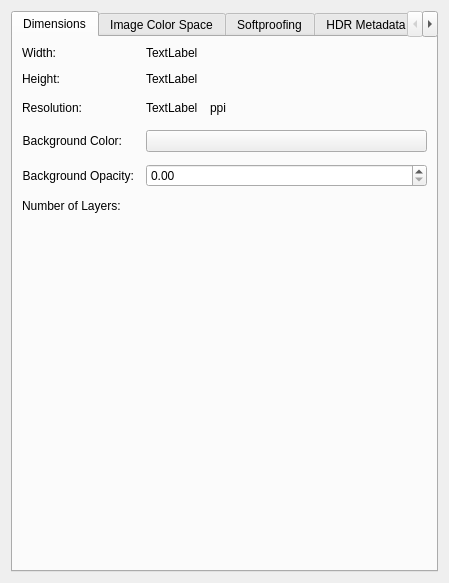
<?xml version="1.0" encoding="UTF-8"?>
<ui version="4.0">
 <author>
    SPDX-FileCopyrightText: none
    SPDX-License-Identifier: GPL-3.0-or-later
  </author>
 <class>WdgImageProperties</class>
 <widget class="QWidget" name="WdgImageProperties">
  <property name="geometry">
   <rect>
    <x>0</x>
    <y>0</y>
    <width>449</width>
    <height>583</height>
   </rect>
  </property>
  <property name="windowTitle">
   <string>New Image</string>
  </property>
  <layout class="QVBoxLayout" name="verticalLayout_3">
   <item>
    <widget class="QTabWidget" name="grpColorM">
     <property name="currentIndex">
      <number>0</number>
     </property>
     <widget class="QWidget" name="tab_2">
      <attribute name="title">
       <string>Dimensions</string>
      </attribute>
      <layout class="QVBoxLayout" name="verticalLayout_4">
       <item>
        <layout class="QFormLayout" name="formLayout">
         <property name="horizontalSpacing">
          <number>12</number>
         </property>
         <property name="verticalSpacing">
          <number>12</number>
         </property>
         <item row="0" column="0">
          <widget class="QLabel" name="lblWidth">
           <property name="sizePolicy">
            <sizepolicy hsizetype="Minimum" vsizetype="Preferred">
             <horstretch>0</horstretch>
             <verstretch>0</verstretch>
            </sizepolicy>
           </property>
           <property name="text">
            <string>Width:</string>
           </property>
           <property name="alignment">
            <set>Qt::AlignmentFlag::AlignRight|Qt::AlignmentFlag::AlignTrailing|Qt::AlignmentFlag::AlignVCenter</set>
           </property>
          </widget>
         </item>
         <item row="0" column="1">
          <widget class="QLabel" name="lblWidthValue">
           <property name="text">
            <string comment="KDE::DoNotExtract">TextLabel</string>
           </property>
          </widget>
         </item>
         <item row="1" column="0">
          <widget class="QLabel" name="lblHeight">
           <property name="sizePolicy">
            <sizepolicy hsizetype="Minimum" vsizetype="Preferred">
             <horstretch>0</horstretch>
             <verstretch>0</verstretch>
            </sizepolicy>
           </property>
           <property name="text">
            <string>Height:</string>
           </property>
           <property name="alignment">
            <set>Qt::AlignmentFlag::AlignRight|Qt::AlignmentFlag::AlignTrailing|Qt::AlignmentFlag::AlignVCenter</set>
           </property>
          </widget>
         </item>
         <item row="1" column="1">
          <widget class="QLabel" name="lblHeightValue">
           <property name="text">
            <string comment="KDE::DoNotExtract">TextLabel</string>
           </property>
          </widget>
         </item>
         <item row="2" column="0">
          <widget class="QLabel" name="lblResolution">
           <property name="sizePolicy">
            <sizepolicy hsizetype="Minimum" vsizetype="Preferred">
             <horstretch>0</horstretch>
             <verstretch>0</verstretch>
            </sizepolicy>
           </property>
           <property name="text">
            <string>Resolution:</string>
           </property>
           <property name="alignment">
            <set>Qt::AlignmentFlag::AlignRight|Qt::AlignmentFlag::AlignTrailing|Qt::AlignmentFlag::AlignVCenter</set>
           </property>
          </widget>
         </item>
         <item row="2" column="1">
          <layout class="QHBoxLayout" name="horizontalLayout">
           <item>
            <widget class="QLabel" name="lblResolutionValue">
             <property name="sizePolicy">
              <sizepolicy hsizetype="Minimum" vsizetype="Preferred">
               <horstretch>0</horstretch>
               <verstretch>0</verstretch>
              </sizepolicy>
             </property>
             <property name="text">
              <string comment="KDE::DoNotExtract">TextLabel</string>
             </property>
            </widget>
           </item>
           <item>
            <widget class="QLabel" name="label">
             <property name="toolTip">
              <string>pixels-per-inch</string>
             </property>
             <property name="text">
              <string>ppi</string>
             </property>
            </widget>
           </item>
           <item>
            <spacer name="horizontalSpacer">
             <property name="orientation">
              <enum>Qt::Orientation::Horizontal</enum>
             </property>
             <property name="sizeHint" stdset="0">
              <size>
               <width>40</width>
               <height>20</height>
              </size>
             </property>
            </spacer>
           </item>
          </layout>
         </item>
         <item row="3" column="0">
          <widget class="QLabel" name="lblBgColor">
           <property name="sizePolicy">
            <sizepolicy hsizetype="Minimum" vsizetype="Preferred">
             <horstretch>0</horstretch>
             <verstretch>0</verstretch>
            </sizepolicy>
           </property>
           <property name="text">
            <string comment="The background color of the image's projection">Background Color:</string>
           </property>
           <property name="alignment">
            <set>Qt::AlignmentFlag::AlignRight|Qt::AlignmentFlag::AlignTrailing|Qt::AlignmentFlag::AlignVCenter</set>
           </property>
          </widget>
         </item>
         <item row="3" column="1">
          <widget class="KisColorButton" name="bnBackgroundColor">
           <property name="text">
            <string/>
           </property>
          </widget>
         </item>
         <item row="4" column="1">
          <widget class="KisDoubleSliderSpinBox" name="sldBackgroundColor">
           <property name="sizePolicy">
            <sizepolicy hsizetype="Expanding" vsizetype="Preferred">
             <horstretch>0</horstretch>
             <verstretch>0</verstretch>
            </sizepolicy>
           </property>
           <property name="minimumSize">
            <size>
             <width>0</width>
             <height>20</height>
            </size>
           </property>
          </widget>
         </item>
         <item row="4" column="0">
          <widget class="QLabel" name="label_4">
           <property name="sizePolicy">
            <sizepolicy hsizetype="Minimum" vsizetype="Preferred">
             <horstretch>0</horstretch>
             <verstretch>0</verstretch>
            </sizepolicy>
           </property>
           <property name="text">
            <string>Background Opacity:</string>
           </property>
           <property name="alignment">
            <set>Qt::AlignmentFlag::AlignRight|Qt::AlignmentFlag::AlignTrailing|Qt::AlignmentFlag::AlignVCenter</set>
           </property>
          </widget>
         </item>
         <item row="5" column="0">
          <widget class="QLabel" name="label_2">
           <property name="text">
            <string>Number of Layers:</string>
           </property>
          </widget>
         </item>
         <item row="5" column="1">
          <widget class="QLabel" name="lblLayerCount">
           <property name="text">
            <string/>
           </property>
          </widget>
         </item>
        </layout>
       </item>
      </layout>
     </widget>
     <widget class="QWidget" name="grpMode">
      <attribute name="title">
       <string>Image Color Space</string>
      </attribute>
      <layout class="QVBoxLayout" name="verticalLayout" stretch="0,0,0,0,1">
       <item>
        <widget class="KisColorSpaceSelector" name="colorSpaceSelector" native="true"/>
       </item>
       <item>
        <widget class="QCheckBox" name="chkConvertLayers">
         <property name="text">
          <string>Convert color space of image layers</string>
         </property>
        </widget>
       </item>
       <item>
        <spacer name="verticalSpacer_3">
         <property name="orientation">
          <enum>Qt::Orientation::Vertical</enum>
         </property>
         <property name="sizeType">
          <enum>QSizePolicy::Policy::MinimumExpanding</enum>
         </property>
         <property name="sizeHint" stdset="0">
          <size>
           <width>20</width>
           <height>10</height>
          </size>
         </property>
        </spacer>
       </item>
       <item>
        <widget class="KisWarningWidget" name="wdgWarningNotice" native="true">
         <property name="sizePolicy">
          <sizepolicy hsizetype="Expanding" vsizetype="MinimumExpanding">
           <horstretch>0</horstretch>
           <verstretch>0</verstretch>
          </sizepolicy>
         </property>
        </widget>
       </item>
       <item>
        <spacer name="verticalSpacer_2">
         <property name="orientation">
          <enum>Qt::Orientation::Vertical</enum>
         </property>
         <property name="sizeHint" stdset="0">
          <size>
           <width>20</width>
           <height>20</height>
          </size>
         </property>
        </spacer>
       </item>
      </layout>
     </widget>
     <widget class="QWidget" name="grpSoftProof">
      <attribute name="title">
       <string>Softproofing</string>
      </attribute>
      <layout class="QVBoxLayout" name="verticalLayout_5">
       <item>
        <widget class="QCheckBox" name="chkSaveProofing">
         <property name="text">
          <string>Store Softproofing configuration in the image</string>
         </property>
        </widget>
       </item>
       <item>
        <widget class="KisProofingOptionsWidget" name="wdgProofingOptions" native="true"/>
       </item>
       <item>
        <spacer name="verticalSpacer">
         <property name="orientation">
          <enum>Qt::Orientation::Vertical</enum>
         </property>
         <property name="sizeHint" stdset="0">
          <size>
           <width>20</width>
           <height>0</height>
          </size>
         </property>
        </spacer>
       </item>
      </layout>
     </widget>
     <widget class="QWidget" name="grpHdrMeta">
      <attribute name="title">
       <string>HDR Metadata</string>
      </attribute>
      <layout class="QVBoxLayout" name="verticalLayout_7">
       <item>
        <widget class="QGroupBox" name="gbxHdrReferenceWhite">
         <property name="title">
          <string>HDR Reference White</string>
         </property>
         <property name="checkable">
          <bool>true</bool>
         </property>
         <property name="checked">
          <bool>false</bool>
         </property>
         <layout class="QVBoxLayout" name="verticalLayout_8">
          <item>
           <widget class="QComboBox" name="cmbHdrReferenceWhite"/>
          </item>
         </layout>
        </widget>
       </item>
       <item>
        <widget class="QGroupBox" name="gbxContentLightLevel">
         <property name="title">
          <string>Content Light Level Information</string>
         </property>
         <property name="checkable">
          <bool>true</bool>
         </property>
         <property name="checked">
          <bool>false</bool>
         </property>
         <layout class="QFormLayout" name="formLayout_3">
          <item row="0" column="0">
           <widget class="QLabel" name="label_14">
            <property name="text">
             <string>Max Content Light Level:</string>
            </property>
           </widget>
          </item>
          <item row="1" column="0">
           <widget class="QLabel" name="label_15">
            <property name="text">
             <string>&lt;html&gt;&lt;head/&gt;&lt;body&gt;&lt;p&gt;Max Frame Average Light Level:&lt;/p&gt;&lt;/body&gt;&lt;/html&gt;</string>
            </property>
           </widget>
          </item>
          <item row="2" column="0">
           <widget class="QComboBox" name="cmbLumiCalcType">
            <property name="sizePolicy">
             <sizepolicy hsizetype="MinimumExpanding" vsizetype="Fixed">
              <horstretch>0</horstretch>
              <verstretch>0</verstretch>
             </sizepolicy>
            </property>
           </widget>
          </item>
          <item row="2" column="1">
           <widget class="QPushButton" name="btnCalculateClli">
            <property name="text">
             <string>Calculate</string>
            </property>
           </widget>
          </item>
          <item row="0" column="1">
           <widget class="QDoubleSpinBox" name="spnMaxCll">
            <property name="suffix">
             <string>cd/m²</string>
            </property>
            <property name="decimals">
             <number>4</number>
            </property>
            <property name="maximum">
             <double>100000.000000000000000</double>
            </property>
            <property name="singleStep">
             <double>0.001000000000000</double>
            </property>
           </widget>
          </item>
          <item row="1" column="1">
           <widget class="QDoubleSpinBox" name="spnMaxFall">
            <property name="suffix">
             <string>cd/m²</string>
            </property>
            <property name="decimals">
             <number>4</number>
            </property>
            <property name="maximum">
             <double>100000.000000000000000</double>
            </property>
            <property name="singleStep">
             <double>0.001000000000000</double>
            </property>
           </widget>
          </item>
         </layout>
        </widget>
       </item>
       <item>
        <widget class="QGroupBox" name="gbxColorVolume">
         <property name="title">
          <string>Color Volume Information</string>
         </property>
         <property name="checkable">
          <bool>true</bool>
         </property>
         <property name="checked">
          <bool>false</bool>
         </property>
         <layout class="QFormLayout" name="formLayout_2">
          <item row="0" column="0" colspan="2">
           <layout class="QGridLayout" name="gridLayout_2">
            <item row="4" column="2">
             <widget class="QDoubleSpinBox" name="spnBlueY">
              <property name="decimals">
               <number>6</number>
              </property>
              <property name="maximum">
               <double>1.000000000000000</double>
              </property>
              <property name="singleStep">
               <double>0.010000000000000</double>
              </property>
             </widget>
            </item>
            <item row="2" column="2">
             <widget class="QDoubleSpinBox" name="spnRedY">
              <property name="decimals">
               <number>6</number>
              </property>
              <property name="maximum">
               <double>1.000000000000000</double>
              </property>
              <property name="singleStep">
               <double>0.010000000000000</double>
              </property>
             </widget>
            </item>
            <item row="3" column="0">
             <widget class="QLabel" name="label_10">
              <property name="text">
               <string>Green:</string>
              </property>
             </widget>
            </item>
            <item row="3" column="1">
             <widget class="QDoubleSpinBox" name="spnGreenX">
              <property name="decimals">
               <number>6</number>
              </property>
              <property name="maximum">
               <double>1.000000000000000</double>
              </property>
              <property name="singleStep">
               <double>0.010000000000000</double>
              </property>
             </widget>
            </item>
            <item row="1" column="1">
             <widget class="QDoubleSpinBox" name="spnWhiteX">
              <property name="decimals">
               <number>6</number>
              </property>
              <property name="maximum">
               <double>1.000000000000000</double>
              </property>
              <property name="singleStep">
               <double>0.010000000000000</double>
              </property>
             </widget>
            </item>
            <item row="4" column="1">
             <widget class="QDoubleSpinBox" name="spnBlueX">
              <property name="decimals">
               <number>6</number>
              </property>
              <property name="maximum">
               <double>1.000000000000000</double>
              </property>
              <property name="singleStep">
               <double>0.010000000000000</double>
              </property>
             </widget>
            </item>
            <item row="4" column="0">
             <widget class="QLabel" name="label_11">
              <property name="text">
               <string>Blue:</string>
              </property>
             </widget>
            </item>
            <item row="2" column="1">
             <widget class="QDoubleSpinBox" name="spnRedX">
              <property name="decimals">
               <number>6</number>
              </property>
              <property name="maximum">
               <double>1.000000000000000</double>
              </property>
              <property name="singleStep">
               <double>0.010000000000000</double>
              </property>
             </widget>
            </item>
            <item row="0" column="1">
             <widget class="QLabel" name="label_6">
              <property name="text">
               <string>x:</string>
              </property>
             </widget>
            </item>
            <item row="2" column="0">
             <widget class="QLabel" name="label_9">
              <property name="text">
               <string>Red:</string>
              </property>
             </widget>
            </item>
            <item row="0" column="2">
             <widget class="QLabel" name="label_7">
              <property name="text">
               <string>y:</string>
              </property>
             </widget>
            </item>
            <item row="3" column="2">
             <widget class="QDoubleSpinBox" name="spnGreenY">
              <property name="decimals">
               <number>6</number>
              </property>
              <property name="maximum">
               <double>1.000000000000000</double>
              </property>
              <property name="singleStep">
               <double>0.010000000000000</double>
              </property>
             </widget>
            </item>
            <item row="1" column="2">
             <widget class="QDoubleSpinBox" name="spnWhiteY">
              <property name="decimals">
               <number>6</number>
              </property>
              <property name="maximum">
               <double>1.000000000000000</double>
              </property>
              <property name="singleStep">
               <double>0.010000000000000</double>
              </property>
             </widget>
            </item>
            <item row="1" column="0">
             <widget class="QLabel" name="label_8">
              <property name="text">
               <string>White:</string>
              </property>
             </widget>
            </item>
           </layout>
          </item>
          <item row="2" column="0">
           <widget class="QLabel" name="label_12">
            <property name="text">
             <string>Maximum Luminance:</string>
            </property>
           </widget>
          </item>
          <item row="2" column="1">
           <widget class="QDoubleSpinBox" name="spnMaxLuminance">
            <property name="suffix">
             <string>cd/m²</string>
            </property>
            <property name="decimals">
             <number>4</number>
            </property>
            <property name="maximum">
             <double>10000.000000000000000</double>
            </property>
            <property name="singleStep">
             <double>0.001000000000000</double>
            </property>
           </widget>
          </item>
          <item row="4" column="0">
           <widget class="QLabel" name="label_13">
            <property name="text">
             <string>Minimum Luminance:</string>
            </property>
           </widget>
          </item>
          <item row="4" column="1">
           <widget class="QDoubleSpinBox" name="spnMinLuminance">
            <property name="suffix">
             <string>cd/m²</string>
            </property>
            <property name="decimals">
             <number>4</number>
            </property>
            <property name="singleStep">
             <double>0.001000000000000</double>
            </property>
           </widget>
          </item>
          <item row="5" column="0" colspan="2">
           <layout class="QHBoxLayout" name="horizontalLayout_3">
            <item>
             <widget class="QLabel" name="label_5">
              <property name="text">
               <string>Preset:</string>
              </property>
             </widget>
            </item>
            <item>
             <widget class="QComboBox" name="cmbColorVolumePresets">
              <property name="sizePolicy">
               <sizepolicy hsizetype="MinimumExpanding" vsizetype="Fixed">
                <horstretch>0</horstretch>
                <verstretch>0</verstretch>
               </sizepolicy>
              </property>
             </widget>
            </item>
           </layout>
          </item>
         </layout>
        </widget>
       </item>
      </layout>
     </widget>
     <widget class="QWidget" name="tab">
      <attribute name="title">
       <string>Annotations</string>
      </attribute>
      <layout class="QVBoxLayout" name="verticalLayout_2">
       <item>
        <widget class="QComboBox" name="cmbAnnotations"/>
       </item>
       <item>
        <layout class="QHBoxLayout" name="horizontalLayout_2">
         <item>
          <widget class="QLabel" name="label_3">
           <property name="text">
            <string>Type:</string>
           </property>
          </widget>
         </item>
         <item>
          <widget class="QLabel" name="lblDescription">
           <property name="sizePolicy">
            <sizepolicy hsizetype="MinimumExpanding" vsizetype="Preferred">
             <horstretch>0</horstretch>
             <verstretch>0</verstretch>
            </sizepolicy>
           </property>
           <property name="text">
            <string>TextLabel</string>
           </property>
          </widget>
         </item>
        </layout>
       </item>
       <item>
        <widget class="QPlainTextEdit" name="txtAnnotation">
         <property name="readOnly">
          <bool>true</bool>
         </property>
        </widget>
       </item>
      </layout>
     </widget>
    </widget>
   </item>
  </layout>
 </widget>
 <customwidgets>
  <customwidget>
   <class>KisDoubleSliderSpinBox</class>
   <extends>QDoubleSpinBox</extends>
   <header location="global">kis_slider_spin_box.h</header>
   <container>1</container>
  </customwidget>
  <customwidget>
   <class>KisColorButton</class>
   <extends>QPushButton</extends>
   <header>kis_color_button.h</header>
  </customwidget>
  <customwidget>
   <class>KisColorSpaceSelector</class>
   <extends>QWidget</extends>
   <header>widgets/kis_color_space_selector.h</header>
   <container>1</container>
  </customwidget>
  <customwidget>
   <class>KisWarningWidget</class>
   <extends>QWidget</extends>
   <header>widgets/KisWarningWidget.h</header>
   <container>1</container>
  </customwidget>
  <customwidget>
   <class>KisProofingOptionsWidget</class>
   <extends>QWidget</extends>
   <header location="global">KisProofingOptionsWidget.h</header>
   <container>1</container>
  </customwidget>
 </customwidgets>
 <resources/>
 <connections/>
</ui>
